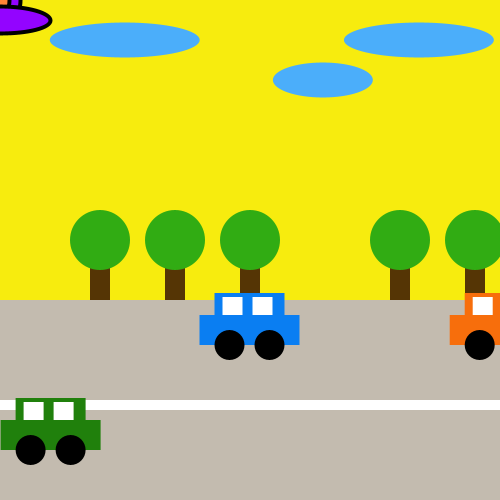
Frame 1 (no input)
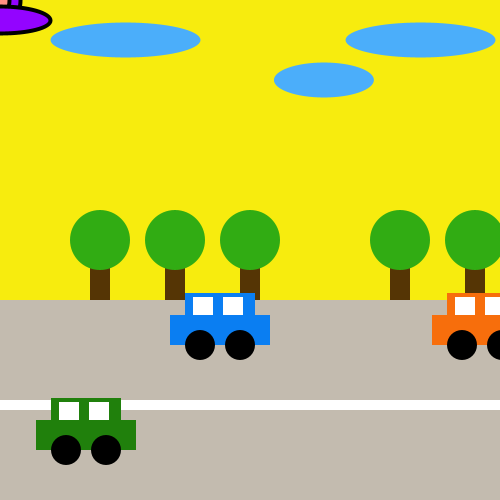
Frame 60 (the mouse pressed at the canvas centre just before this capture)
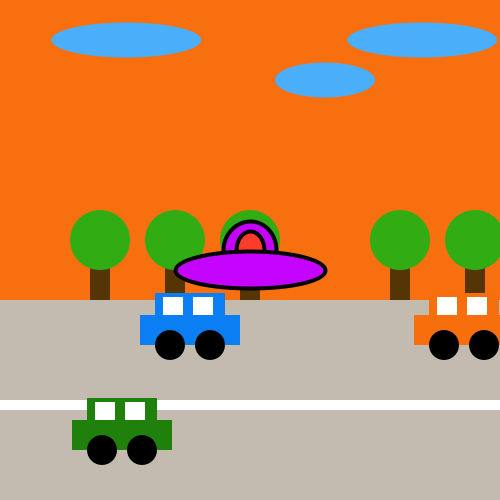
Frame 120 (the mouse held since frame 60 and released just before this capture)

The Processing sketch that drew these frames (run headless with seeded random() and noise(); from frame 60 on, the mouse is pressed at the canvas centre):

// Processing sketch: processing_182567
// ── processing_182567.pde

float x;
float y = 20;
float a = 200;
float b = -85;
float c = 450;
float d = 150;
int mida = 100;



void setup(){
size(500,500);

}

void draw(){
background(247,236 -mouseY/2,14);

//núvols
noStroke();
fill(75,174,250);
ellipse(130-a/38,40,150,35);
ellipse(330-a/28,80,100,35);
ellipse(430-a/18,40,150,35);

// arbres
size(500,500);
noStroke();
fill(85,53,5);
rect(90,240,20,80);
fill(49,172,19);
ellipse(100,240,60,60);

fill(85,53,5);
rect(d+90,240,20,80);
fill(49,172,19);
ellipse(d+100,240,60,60);

fill(85,53,5);
rect(d/2+90,240,20,80);
fill(49,172,19);
ellipse(d/2+100,240,60,60);

fill(85,53,5);
rect(d*2+90,240,20,80);
fill(49,172,19);
ellipse(d*2+100,240,60,60);

fill(85,53,5);
rect(d*2.5+90,240,20,80);
fill(49,172,19);
ellipse(d*2.5+100,240,60,60);

//carretera
fill(195,187,175);
rect(0,300,500,200);
fill(255);
rect(0,400,500,10);



//cotxe verd
x = x + 0.6;
fill(32,128,12);
rect(x+0,y+400,100,30);
rect(x+15,y+378,70,30);
fill(255);
rect(x+23,y+382,20,18);
rect(x+53,y+382,20,18);
//cotxe verd rodes
fill(0);
ellipse(x+30,y+430,30,30);
ellipse(x+70,y+430,30,30);

//cotxe blau
a = a - 0.5;
fill(10,126,242);
rect(a+0,b+400,100,30);
rect(a+15,b+378,70,30);
fill(255);
rect(a+23,b+382,20,18);
rect(a+53,b+382,20,18);
//cotxe blau rodes
fill(0);
ellipse(a+30,b+430,30,30);
ellipse(a+70,b+430,30,30);

//cotxe taronja
c = c - 0.3;
fill(247,110,12);
rect(c+0,b+400,100,30);
rect(c+15,b+378,70,30);
fill(255);
rect(c+23,b+382,20,18);
rect(c+53,b+382,20,18);
//cotxe blau rodes
fill(0);
ellipse(c+30,b+430,30,30);
ellipse(c+70,b+430,30,30);


//OVNI
stroke(0);
strokeWeight(4);
fill(147+mouseX/5,4-mouseX/500,255);
ellipse(mouseX,mouseY,40+mouseY/18, 50+mouseY/28);

//OVNI Finestra
fill(255,random(205),random(205));
ellipse(mouseX,mouseY,18+mouseY/25,28+mouseY/25);
fill(147+mouseX/5,4-mouseX/500,255);
ellipse(mouseX,mouseY+20,100+mouseY/5, 27+mouseY/25);


}
